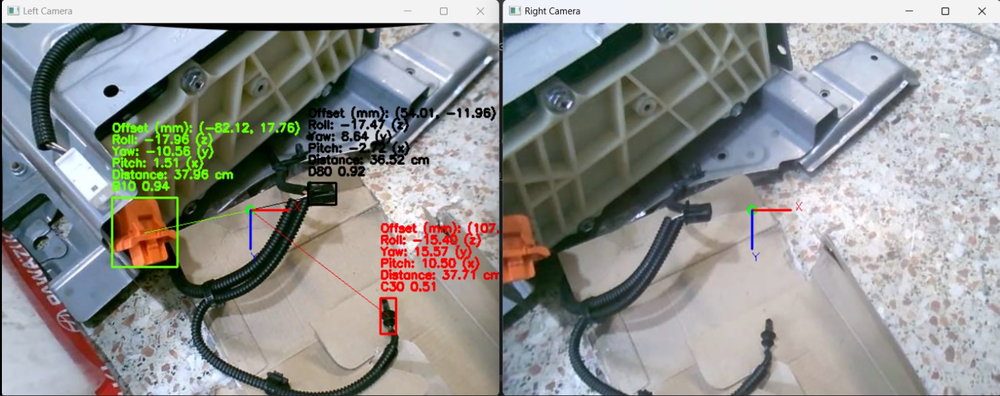
#> input picture images/image_camera_detection-1.png, 1000 x 396 px, shrunk from 1582 x 626 before the run
$ python -i 'Project Detection.py'   (imports and definitions only)   (older library calls are emulated)
#> lines starting #> are read from the running program, lines starting #| are printed output that depends on the picture
#> further down, picture is the input picture: shape (396, 1000, 3); mean B, G, R 144.4, 146.6, 145.9
import cv2
import numpy as np
import math
from ultralytics import YOLO
import csv
import os

# کلاس فیلتر کالمن چندمتغیره
class KalmanFilterMultivariate:
    def __init__(self, initial_state, transition_matrix, control_matrix, observation_matrix, process_covariance, measurement_covariance):
        self.state = initial_state
        self.transition_matrix = transition_matrix
        self.control_matrix = control_matrix
        self.observation_matrix = observation_matrix
        self.process_covariance = process_covariance
        self.measurement_covariance = measurement_covariance
        self.estimate_covariance = np.eye(len(initial_state))

    # [12 lines left out: functions predict, update, not called in this run]

# بارگیری پارامترهای کالیبراسیون
# [1 line not run here, left out]
# [1 line that did not run here, left out]
# [1 line that did not run here, left out]
# [1 line that did not run here, left out]
# [1 line that did not run here, left out]
# [1 line that did not run here, left out]
# [1 line that did not run here, left out]

# [1 line not run here, left out]
# [1 line that did not run here, left out]
# [1 line that did not run here, left out]
# [1 line that did not run here, left out]
# [1 line that did not run here, left out]
# [1 line that did not run here, left out]

# مقداردهی اولیه مدل YOLO
# [1 line that did not run here, left out]

# نام کلاس‌ها
classNames = ['C - M -B - L', 'C - M -G', 'C - M-W', 'C - N -B - L', 'C - N -G', 'C - N-W']

# رنگ‌ها برای جعبه‌های مرزی
class_colors = {
    "A20": (255, 0, 0),  # Blue
    "B10": (0, 255, 100),  # Green
    "C30": (0, 0, 255),  # Red
    "D80": (0, 0, 0),  # Black
    "E40": (255, 0, 255),  # Magenta
    "F60": (0, 255, 255),  # Yellow
    "G50": (0, 100, 100), # Dark green
}

# پارامترهای دوربین
camera_separation = 9.2  # فاصله بین دو دوربین (سانتی‌متر)

# فاصله واقعی (Ground Truth)
# [1 line not run here, left out]

# تابع محاسبه فاصله
# [49 lines left out: functions calculate_distance, calculate_euler_angles, calculate_3d_coordinates, draw_center_circle, draw_axes, not called in this run]

# تابع تشخیص لبه‌ها با الگوریتم Canny
def detect_edges(image):
    gray = cv2.cvtColor(image, cv2.COLOR_BGR2GRAY)
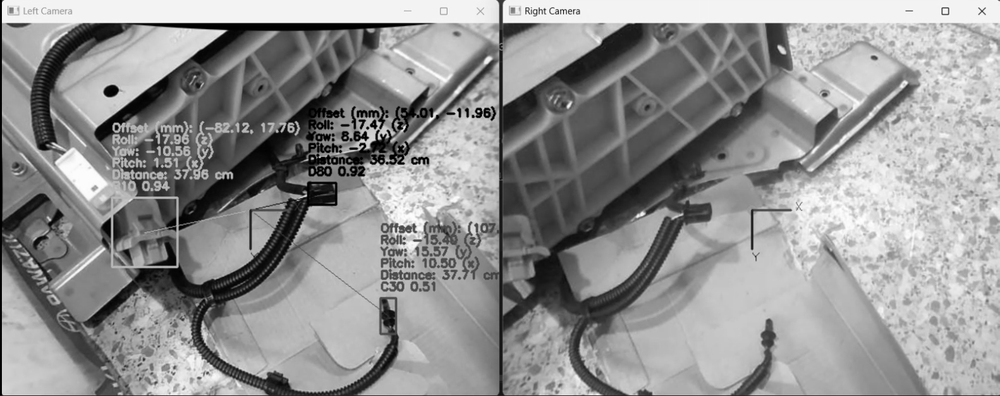
#> gray: shape (396, 1000); min 0, max 255, mean 146.1
    blurred = cv2.GaussianBlur(gray, (7, 7), 0)
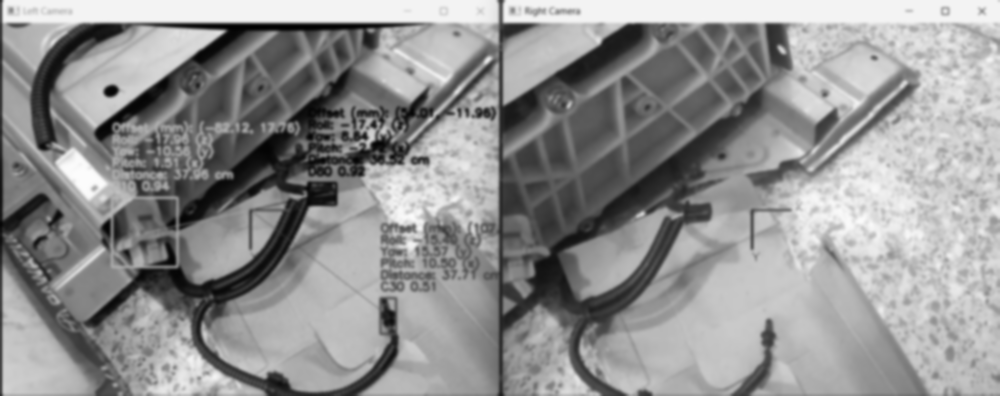
#> blurred: shape (396, 1000); min 1, max 252, mean 146.2
    edges = cv2.Canny(blurred, threshold1=30, threshold2=100)
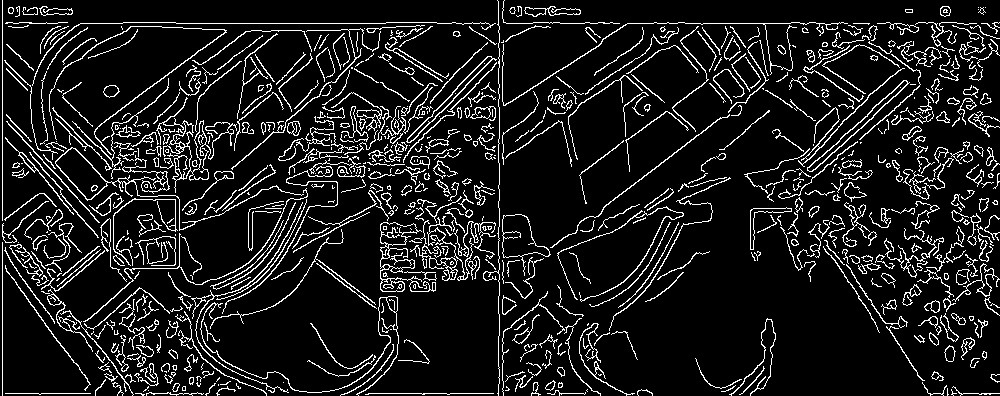
#> edges: shape (396, 1000); 10.8% white in thin lines or dots
    return edges

# تابع تشخیص گوشه‌ها با الگوریتم Shi-Tomasi
# [6 lines left out: function detect_corners, not called in this run]

# مقداردهی اولیه دوربین‌ها
# [6 lines not run here, left out]

# مسیر ذخیره فایل‌ها
output_path = r"C:\Users\rezaa\PycharmProjects\pythonProject3\1403.07.14"

# ایجاد فایل‌های CSV
kalman_file = os.path.join(output_path, "kalman_filter_results.csv")
# [3 lines not run here, left out]

distance_file = os.path.join(output_path, "object_distances.csv")
# [3 lines not run here, left out]

euler_angles_file = os.path.join(output_path, "euler_angles.csv")
# [3 lines not run here, left out]

position_file = os.path.join(output_path, "object_positions.csv")
# [3 lines not run here, left out]

distance_error_file = os.path.join(output_path, "distance_errors.csv")
# [3 lines not run here, left out]

kalman_evaluation_file = os.path.join(output_path, "kalman_evaluation.csv")
# [3 lines not run here, left out]

# مقداردهی اولیه فیلتر کالمن (اضافه کردن Yaw به بردار حالت)
initial_state = np.array([0, 0, 0, 0])  # [X, Y, Distance, Yaw]
transition_matrix = np.eye(4)  # ماتریس انتقال حالت 4x4
control_matrix = np.zeros((4, 1))  # ماتریس کنترل 4x1
observation_matrix = np.eye(4)  # ماتریس مشاهده 4x4
process_covariance = np.eye(4) * 1e-4  # کوواریانس فرآیند 4x4
measurement_covariance = np.eye(4) * 1e-2  # کوواریانس اندازه‌گیری 4x4

kf_multivariate = KalmanFilterMultivariate(initial_state, transition_matrix, control_matrix, observation_matrix, process_covariance, measurement_covariance)

# لیست برای ذخیره داده‌های خام و فیلترشده
raw_data = []
filtered_data = []

# تابع پردازش فریم‌ها
# [101 lines left out: function process_frames, not called in this run]

# حلقه اصلی
# [22 lines not run here, left out]

# محاسبه معیارهای ارزیابی فیلتر کالمن
raw_data = np.array(raw_data)
filtered_data = np.array(filtered_data)

# [46 lines not run here, left out]

>>> import cv2
>>> picture = cv2.imread('images/image_camera_detection-1.png')
>>> result = detect_edges(picture)

$ run again, on images/image_camera_detection-2.png
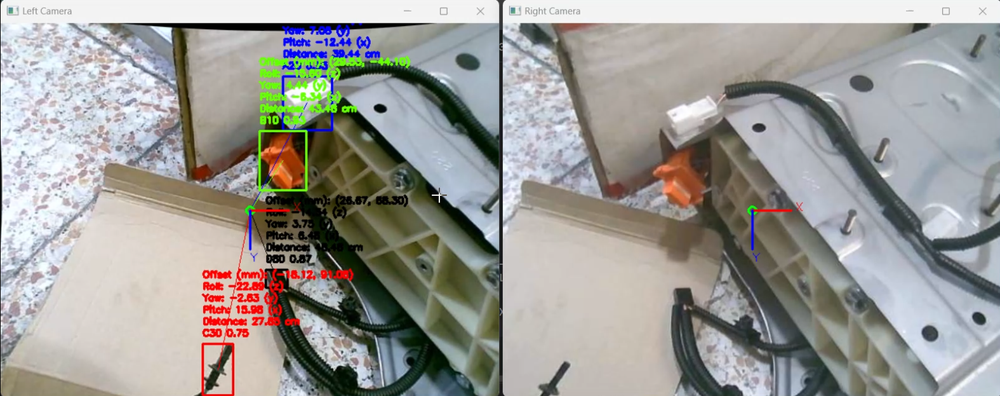
#> input picture images/image_camera_detection-2.png, 1000 x 396 px, shrunk from 1575 x 623 before the run
#> picture is the input picture: shape (396, 1000, 3); mean B, G, R 151.3, 155.6, 156.9
#> in detect_edges, `gray = cv2.cvtColor(image, cv2.COLOR_BGR2GRAY)`:
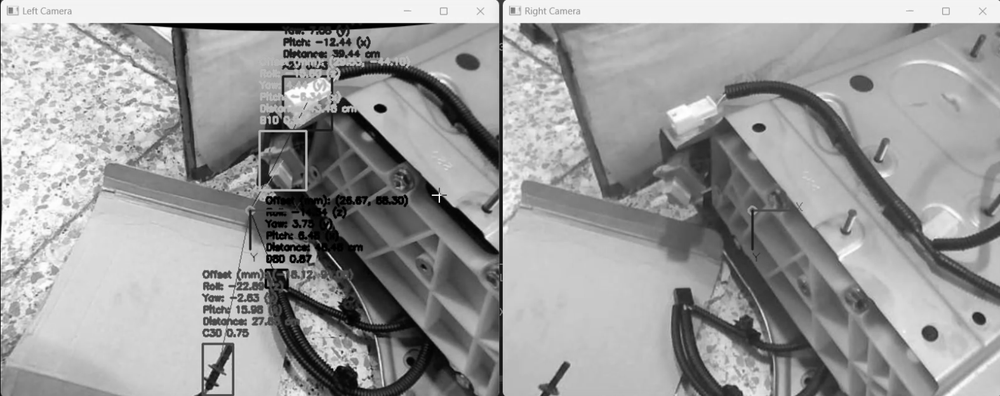
#> gray: shape (396, 1000); min 0, max 255, mean 155.5
#> in detect_edges, `edges = cv2.Canny(blurred, threshold1=30, threshold2=100)`:
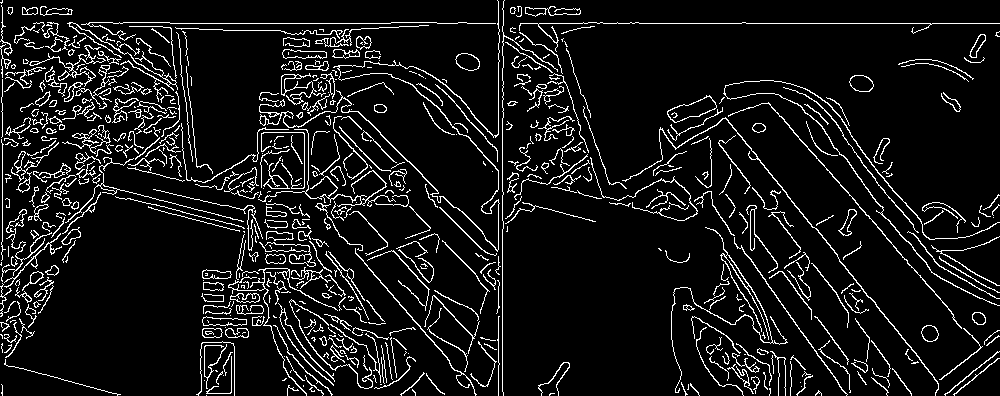
#> edges: shape (396, 1000); 8.7% white in thin lines or dots
